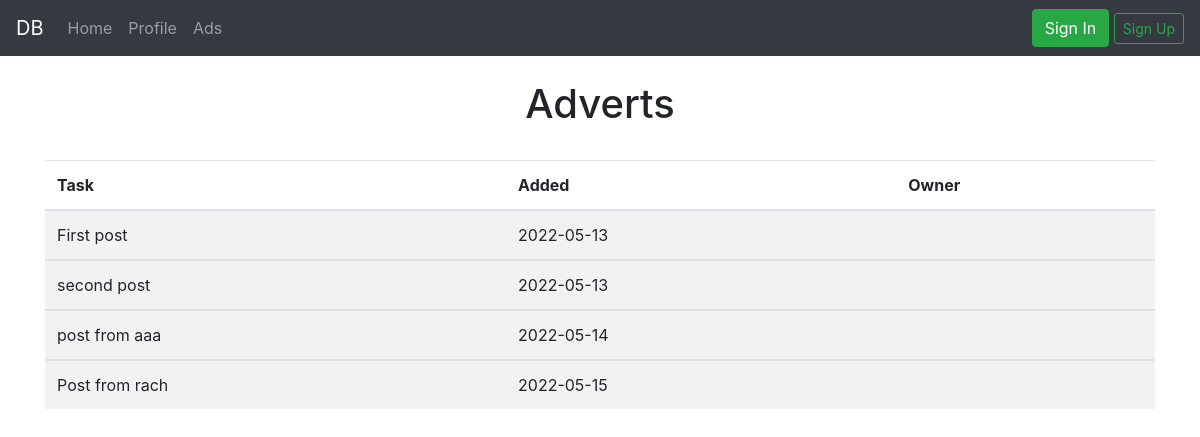
The app's page /ads, older data.
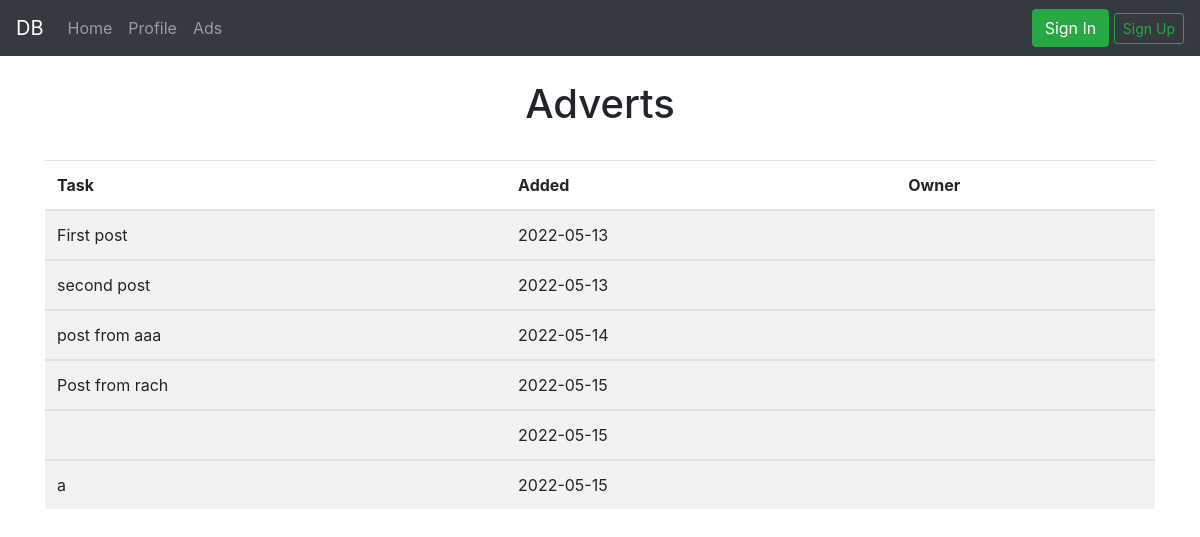
The same page, newer data.
### app.py (models this page shows, shortened)
class Post(db.Model):
    id = db.Column(db.Integer, primary_key=True)
    content = db.Column(db.String(400), nullable=False)
    date_created = db.Column(db.DateTime, default=datetime.utcnow)
    user_id = db.Column(db.Integer, db.ForeignKey('user.id'))

### app.py (the view)
@app.route('/ads', methods=['GET', 'POST'])
def ads():
    posts = Post.query.order_by(Post.date_created).all()
    return render_template(
        'ads.html',
        posts=posts,
        user_name=current_user)

### templates/ads.html (shortened to what this page needs)
{% extends 'base.html' %}
{% block body %}
    {% if current_user.is_authenticated %}
    <br>
        <h1 class="d-flex justify-content-md-center align-items-center">Adverts</h1>
    <br>
        {% if posts|length < 1 %}
            <h1>There is no post yet</h1>
            <a class="btn btn-primary" href="{{url_for('profile')}}">Create a post</a>
        {% else %}
            <div class="container">
                <table class="table table-striped">
                    <thead>
                        <tr>
                            <th scope="col">Task</th>
                            <th scope="col">Added</th>
                            <th scope="col">Owner</th>
                        </tr>
                    </thead>
                    {% for post in posts %}
                        <tbody>
                            <tr>
                                <td scope="row">{{ post.content }}</td>
                                <td scope="row">{{ post.date_created.date() }}</td>
                                <td scope="row"></td>
                                </td>
                            </tr>
                        </tbody>
                    {% endfor %}
                </table>
                <a class="btn btn-primary" href="{{url_for('profile')}}">Create a post</a>
            </div>
        {% endif %}
    {% else %}
        <br>
            <h1 class="d-flex justify-content-md-center align-items-center">Adverts</h1>
        <br>
        <div class="container">
            <table class="table table-striped">
                <thead>
                    <tr>
                        <th scope="col">Task</th>
                        <th scope="col">Added</th>
                        <th scope="col">Owner</th>
                    </tr>
                </thead>
                {% for post in posts %}
                    <tbody>
                        <tr>
                            <td scope="row">{{ post.content }}</td>
                            <td scope="row">{{ post.date_created.date() }}</td>
                            <td scope="row"></td>
                        </tr>
                    </tbody>
                {% endfor %}
            </table>
        </div>
    {% endif %}
{% endblock %}

### templates/base.html (shortened to what this page needs)
<!DOCTYPE html>
<html lang="en">
    <head>
        <link rel="stylesheet" href="https://cdn.jsdelivr.net/npm/bootstrap@4.0.0/dist/css/bootstrap.min.css">
    </head>
    <body>
        <nav class="navbar navbar-expand-lg navbar-dark bg-dark">
            <a class="navbar-brand" href="{{url_for('index')}}">DB</a>
            <div class="collapse navbar-collapse">
                <ul class="navbar-nav mr-auto">
                    <li class="nav-item">
                      <a class="nav-link" href="{{url_for('index')}}">Home</a>
                    </li>
                    <li class="nav-item">
                      <a class="nav-link" href="{{url_for('profile')}}">Profile</a>
                    </li>
                    <li class="nav-item">
                      <a class="nav-link" href="{{url_for('ads')}}">Ads</a>
                    </li>
                </ul>
                <ul class="navbar-nav ml-auto">
                    {% if current_user.is_authenticated %}
                    <li>
                        <a class="btn btn-outline-success" href="#">{{current_user.first_name}}</a>
                        <a class="btn btn-outline-secondary" href="{{url_for('logout')}}">logout</a>
                    </li>
                    {% else %}
                    <li>
                        <a class="btn btn-success" href="{{url_for('login')}}">Sign In</a>
                        <a class="btn btn-sm btn-outline-success" href="{{url_for('signup')}}">Sign Up</a>
                    </li>
                    {% endif %}
                </ul>
            </div>
          </nav>
        {% block body %}{% endblock %}
    </body>
</html>

Row changes from the older to the newer data that the page shows:
added Post: date_created "2022-05-15"
added Post: content "a", date_created "2022-05-15"
